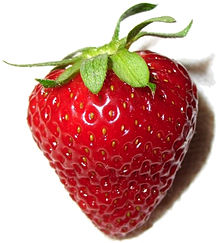
#> input picture Object_Detection_demo_LIVE-master/berry.jpg, 220 x 243 px, found by its file name
$ python ripe_fruit_identification.py   (older library calls are emulated)
#> lines starting #> are read from the running program, lines starting #| are printed output that depends on the picture; after the words box and inside, x2 and y2 are one past the last pixel; in counts of white or black regions, pixels touching at a corner belong together

# coding: utf-8

# In[1]:


get_ipython().magic('matplotlib inline')
import cv2
import matplotlib
from matplotlib import colors
from matplotlib import pyplot as plt
import numpy as np
from __future__ import division


# In[2]:


def show(image):
    # Figure size in inches
    plt.figure(figsize=(15, 15))

    # Show image, with nearest neighbour interpolation
    plt.imshow(image, interpolation='nearest')

def show_hsv(hsv):
    rgb = cv2.cvtColor(hsv, cv2.COLOR_HSV2BGR)
    show(rgb)

def show_mask(mask):
    plt.figure(figsize=(10, 10))
    plt.imshow(mask, cmap='gray')

def overlay_mask(mask, image):
    rgb_mask = cv2.cvtColor(mask, cv2.COLOR_GRAY2RGB)
    img = cv2.addWeighted(rgb_mask, 0.5, image, 0.5, 0)
    show(img)


# In[20]:


image = cv2.imread('berry.jpg')
#> image is the input picture: shape (243, 220, 3); mean B, G, R 148.6, 154.9, 204.6
image.shape


# In[21]:


import pandas as pd
m,n,r = image.shape
#> m = 243; n = 220; r = 3
arr = image.reshape(m*n, -1)
df = pd.DataFrame(arr, columns=['b', 'g', 'r'])
#> df = table of 53460 rows and 3 columns
df.describe()


# In[22]:


# Convert from BGR to RGB
image = cv2.cvtColor(image, cv2.COLOR_BGR2RGB)

# Resize to a third of the size
image = cv2.resize(image, None, fx=1/3, fy=1/3)
#> image: shape (81, 73, 3)
show(image)


# In[23]:


# Show Red/Green/Blue
images = []
for i in [0, 1, 2]:
    colour = image.copy()
    if i != 0: colour[:,:,0] = 0
    if i != 1: colour[:,:,1] = 0
    if i != 2: colour[:,:,2] = 0
    images.append(colour)
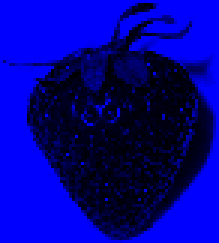
#> colour: shape (81, 73, 3) (shown 3 times larger); mean R, G, B 0, 0, 148.1
#> after the loop, images = 3 items

show(np.vstack(images))


# In[24]:


# [17 lines left out: function show_rgb_hist, not called in this run]


# In[25]:


# Convert from RGB to HSV
hsv = cv2.cvtColor(image, cv2.COLOR_RGB2HSV)
#> hsv: shape (81, 73, 3); mean H, S, V 56.2, 97.3, 206.5

images = []
for i in [0, 1, 2]:
    colour = hsv.copy()
    if i != 0: colour[:,:,0] = 0
    if i != 1: colour[:,:,1] = 255
    if i != 2: colour[:,:,2] = 255
    images.append(colour)
#> colour: shape (81, 73, 3); mean H, S, V 0, 255, 206.5

hsv_stack = np.vstack(images)
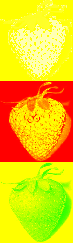
#> hsv_stack: shape (243, 73, 3); mean of channels 0, 1, 2 18.7, 202.4, 238.8; drawn as B, G, R
rgb_stack = cv2.cvtColor(hsv_stack, cv2.COLOR_HSV2RGB)
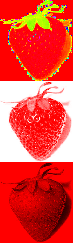
#> rgb_stack: shape (243, 73, 3); mean R, G, B 235, 66.7, 56.5
show(rgb_stack)


# In[26]:


matplotlib.rcParams.update({'font.size': 16})

# [26 lines left out: function show_hsv_hist, not called in this run]

#show_hsv_hist(hsv)


# In[27]:


# Blur image slightly
image_blur = cv2.GaussianBlur(image, (7, 7), 0)
show(image_blur)


# In[55]:


image_blur_hsv = cv2.cvtColor(image_blur, cv2.COLOR_RGB2HSV)
#> image_blur_hsv: shape (81, 73, 3); mean H, S, V 58.3, 90.7, 205.6

# 0-10 hue
min_red = np.array([100, 100, 0])
max_red = np.array([55, 10, 51])
image_red1 = cv2.inRange(image_blur_hsv, min_red, max_red)
#> image_red1: shape (81, 73); every value is 0

# 170-180 hue
min_red2 = np.array([170, 100, 60])
max_red2 = np.array([180, 256, 256])
image_red2 = cv2.inRange(image_blur_hsv, min_red2, max_red2)
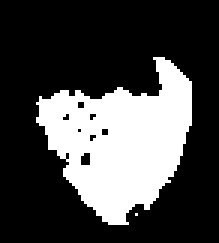
#> image_red2: shape (81, 73) (shown 3 times larger); 28.2% white; 2 white regions (1 under 20 px), largest, box (x1, y1, x2, y2) and area: (12, 19, 64, 75) 1668

show_mask(image_red1)
show_mask(image_red2)
image_red = image_red1 + image_red2
show_mask(image_red)


# In[51]:


image_red


# In[56]:


# Clean up
kernel = cv2.getStructuringElement(cv2.MORPH_ELLIPSE, (15, 15))

# [10 lines of commented-out code are left out]
image_red_closed = cv2.morphologyEx(image_red, cv2.MORPH_CLOSE, kernel)
#> image_red_closed: shape (81, 73); 30.5% white; 1 white region, box (x1, y1, x2, y2) and area: (12, 19, 64, 81) 1804
show_mask(image_red_closed)

# Remove specks
image_red_closed_then_opened = cv2.morphologyEx(image_red_closed, cv2.MORPH_OPEN, kernel)
#> image_red_closed_then_opened: shape (81, 73); 29.1% white; 1 white region
show_mask(image_red_closed_then_opened)


# In[53]:


def find_biggest_contour(image):

    # Copy to prevent modification
    image = image.copy()
    img, contours, hierarchy = cv2.findContours(image, cv2.RETR_LIST, cv2.CHAIN_APPROX_SIMPLE)
#> contours = 1 contour; box (x1, y1, x2, y2) and area: (13, 24, 64, 75) 1648
    #print len(contours)

    # Isolate largest contour
    contour_sizes = [(cv2.contourArea(contour), contour) for contour in contours]
#> contour_sizes = 1 item
    biggest_contour = max(contour_sizes, key=lambda x: x[0])[1]
#> biggest_contour = contour of 73 points, box (x1, y1, x2, y2) (13, 24, 64, 75), area 1648

    mask = np.zeros(image.shape, np.uint8)
    cv2.drawContours(mask, [biggest_contour], -1, 255, -1)
    return biggest_contour, mask

big_contour, red_mask = find_biggest_contour(image_red_closed_then_opened)
#> big_contour has the same summary as biggest_contour in find_biggest_contour
show_mask(red_mask)


# In[57]:


overlay_mask(red_mask, image)
#> in overlay_mask, `rgb_mask = cv2.cvtColor(mask, cv2.COLOR_GRAY2RGB)`: rgb_mask: shape (81, 73, 3); 29.1% white; 1 white region, box (x1, y1, x2, y2) and area: (13, 24, 64, 75) 1720
#> in overlay_mask, `img = cv2.addWeighted(rgb_mask, 0.5, image, 0.5, 0)`:
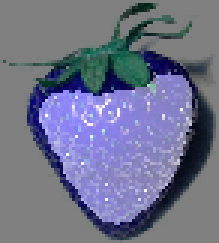
#> img: shape (81, 73, 3) (shown 3 times larger); mean B, G, R 139.5, 114.5, 111.3


# In[59]:


# Centre of mass
moments = cv2.moments(red_mask)
#> moments = moments, m00 438600, centre m10/m00, m01/m00 = (39.62, 47.17)
centre_of_mass = int(moments['m10'] / moments['m00']), int(moments['m01'] / moments['m00'])
#> centre_of_mass = (39, 47)
image_with_com = image.copy()
cv2.circle(image_with_com, centre_of_mass, 10, (0, 255, 0), -1)
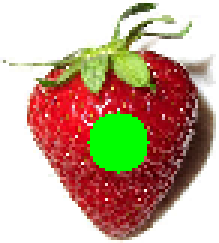
#> image_with_com: shape (81, 73, 3) (shown 3 times larger); mean R, G, B 194.8, 167, 146.4
show(image_with_com)

# Bounding ellipse
image_with_ellipse = image.copy()
ellipse = cv2.fitEllipse(big_contour)
#> ellipse = ((39.02, 46.4), (46.14, 51.51), 41.4)
cv2.ellipse(image_with_ellipse, ellipse, (0,255,0), 2)
#> image_with_ellipse: shape (81, 73, 3); mean R, G, B 191.3, 167.1, 142
show(image_with_ellipse)
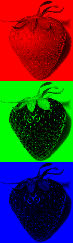
#> shown: shape (243, 73, 3); mean R, G, B 68.1, 51.5, 49.4
